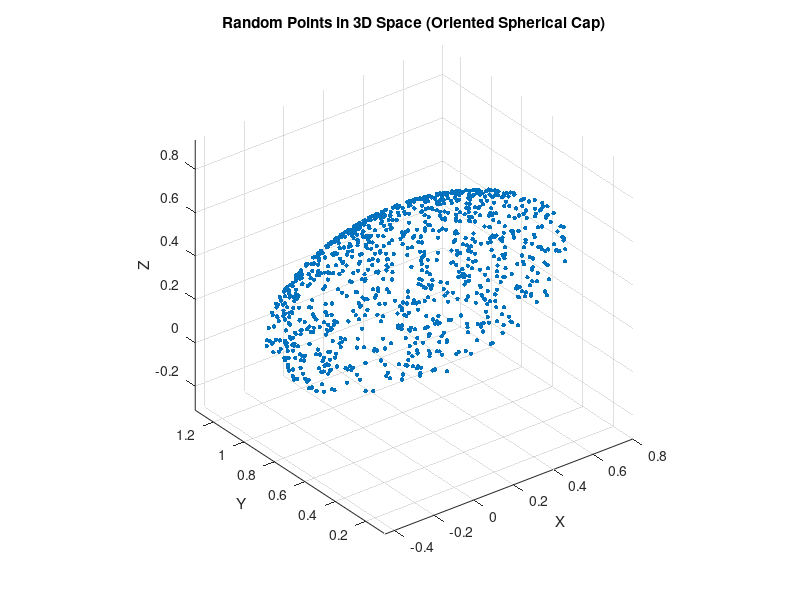
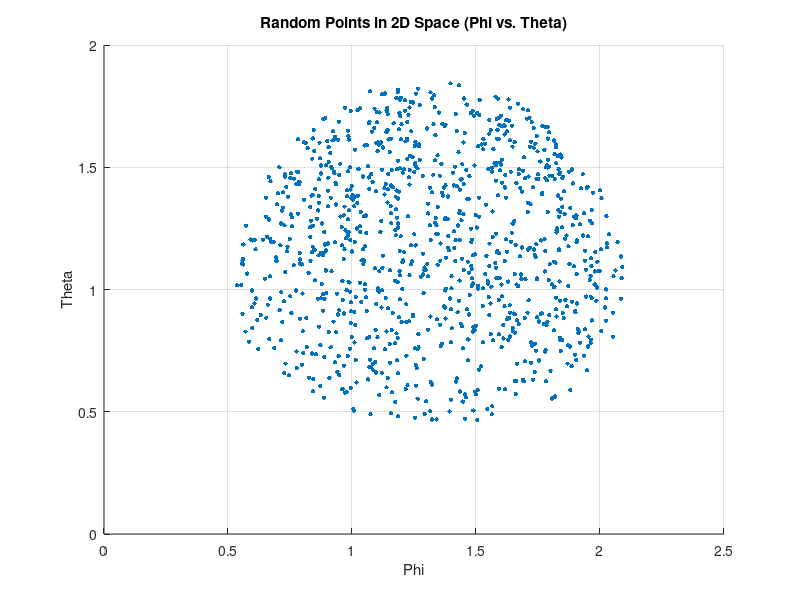

Here is the MATLAB script that generated these plots, in order:

% Number of random points to generate
N = 1000;
max_angle = 0.7;

% Generate a random direction for the spherical cap
theta_d = acos(2 * rand() - 1);  % Random inclination
phi_d = 2 * pi * rand();  % Random azimuth

% Initialize arrays to store the points
phi_vals = zeros(1, N);
theta_vals = zeros(1, N);
x_vals = zeros(1, N);
y_vals = zeros(1, N);
z_vals = zeros(1, N);

% Generate points with rotated angles
for i = 1:N
    % Generate local angles around the +Z axis
    phi = 2 * pi * rand();  % Uniform distribution between 0 and 2*pi
    theta = acos(1 - (1 - cos(max_angle)) * rand());  % Uniform distribution within spherical cap

    % Rotate the angles to align with (theta_d, phi_d)
    x = sin(theta) * cos(phi);
    y = sin(theta) * sin(phi);
    z = cos(theta);

    % Convert rotated angles
    theta_rot = acos(z * cos(theta_d) + x * sin(theta_d));  % New inclination
    phi_rot = atan2(y, x * cos(theta_d) - z * sin(theta_d)) + phi_d;  % New azimuth

    % Store values
    phi_vals(i) = mod(phi_rot, 2*pi);  % Ensure azimuth is in [0, 2π]
    theta_vals(i) = theta_rot;

    % Convert back to Cartesian coordinates
    x_vals(i) = sin(theta_rot) * cos(phi_rot);
    y_vals(i) = sin(theta_rot) * sin(phi_rot);
    z_vals(i) = cos(theta_rot);
end

% Plot points in 3D space
figure;
scatter3(x_vals, y_vals, z_vals, 10, 'filled');
title('Random Points in 3D Space (Oriented Spherical Cap)');
xlabel('X');
ylabel('Y');
zlabel('Z');
axis equal;
grid on;

% Plot points in 2D space (phi vs. theta)
figure;
scatter(phi_vals, theta_vals, 10, 'filled');
title('Random Points in 2D Space (Phi vs. Theta)');
xlabel('Phi');
ylabel('Theta');
grid on;
